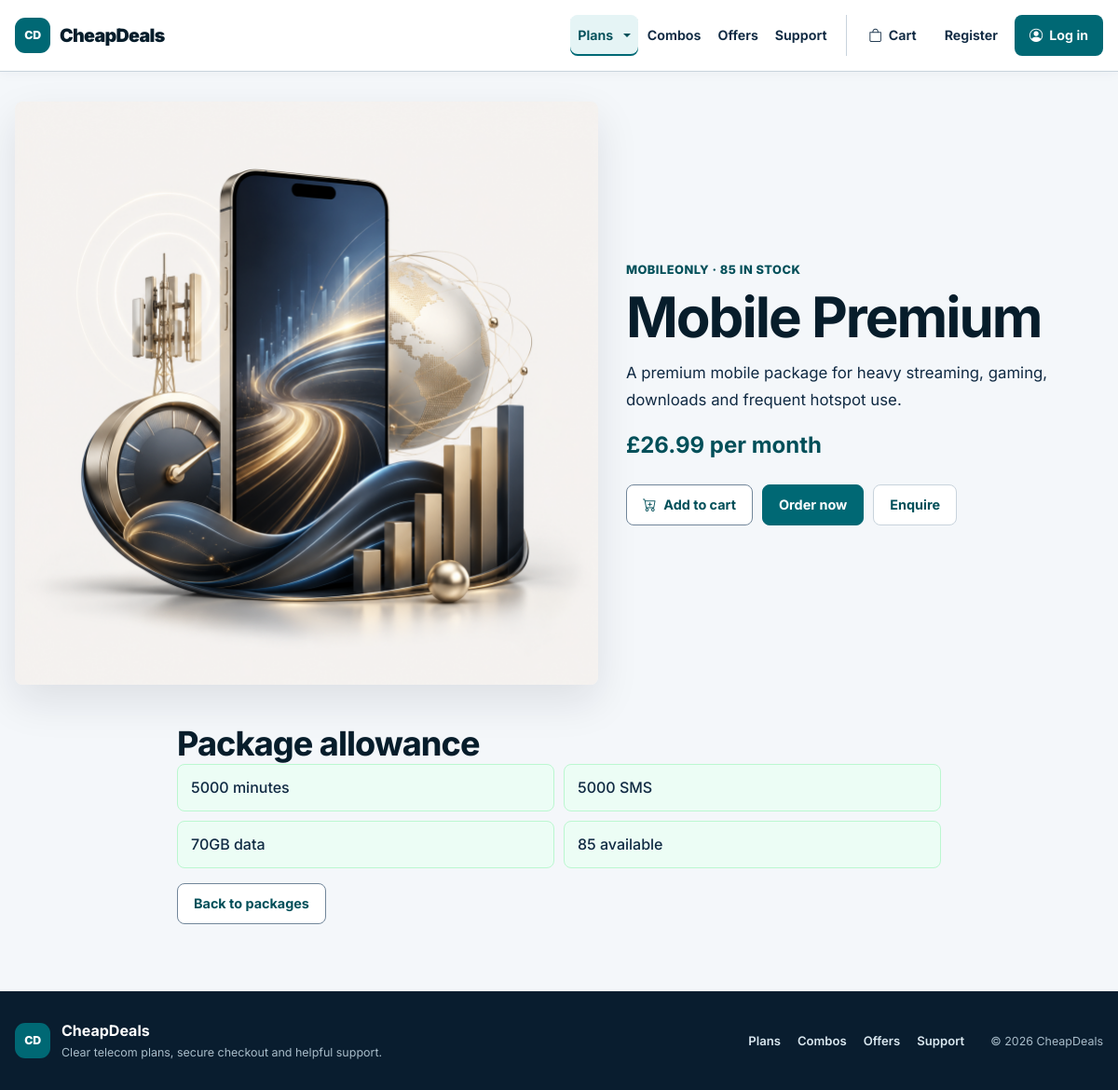
Screenshot of /COMP1807/cheapdeals/public/package?id=8 with the database file from the repository.
### tables this page shows
CREATE TABLE `packages` (
  `id` int(11) NOT NULL,
  `package_name` varchar(100) DEFAULT NULL,
  `category` enum('Mobile','Broadband','Tablet') DEFAULT NULL,
  `price` decimal(10,2) DEFAULT NULL,
  `minutes` int(11) DEFAULT NULL,
  `sms` int(11) DEFAULT NULL,
  `data_gb` int(11) DEFAULT NULL,
  `description` text DEFAULT NULL,
  `stock` int(11) DEFAULT 100,
  `image` varchar(255) DEFAULT NULL,
  `is_active` tinyint(1) NOT NULL DEFAULT 1
);

### app/core/Controller.php (called while the page is built, shortened)
<?php
class Controller
{
    public function __construct()
    {
        $this->db = new Database();
    }
    protected function view(string $view, array $data = []): void
    {
        extract($data);
        require APP_ROOT . '/views/layout/header.php';
        require APP_ROOT . '/views/layout/navbar.php';
        require APP_ROOT . '/views/' . $view . '.php';
        require APP_ROOT . '/views/layout/footer.php';
    }
    protected function input(string $key, string $default = ''): string
    {
        return trim((string) ($_POST[$key] ?? $_GET[$key] ?? $default));
    }
}

### app/core/Database.php (called while the page is built, shortened)
<?php
class Database
{
    private PDO $pdo;
    public function __construct()
    {
        $dsn = 'mysql:host=' . DB_HOST . ';dbname=' . DB_NAME . ';charset=utf8mb4';
        $this->pdo = new PDO($dsn, DB_USER, DB_PASS, [
            PDO::ATTR_ERRMODE => PDO::ERRMODE_EXCEPTION,
            PDO::ATTR_DEFAULT_FETCH_MODE => PDO::FETCH_ASSOC,
        ]);
        $this->ensureSchema();
    }
    public function fetchAll(string $sql, array $params = []): array
    {
        $stmt = $this->pdo->prepare($sql);
        $stmt->execute($params);
        return $stmt->fetchAll();
    }
    public function fetch(string $sql, array $params = []): ?array
    {
        $stmt = $this->pdo->prepare($sql);
        $stmt->execute($params);
        $row = $stmt->fetch();
        return $row ?: null;
    }
    public function execute(string $sql, array $params = []): bool
    {
        $stmt = $this->pdo->prepare($sql);
        return $stmt->execute($params);
    }
    private function ensureSchema(): void
    {
        $paymentColumns = array_column(
            $this->fetchAll('SHOW COLUMNS FROM payments'),
            'Field'
        );
    }
}

### app/core/Router.php (called while the page is built, shortened)
<?php
class Router
{
    private array $routes = [];
    public function get(string $path, array $handler): void
    {
        $this->routes['GET'][$this->normalize($path)] = $handler;
    }
    public function post(string $path, array $handler): void
    {
        $this->routes['POST'][$this->normalize($path)] = $handler;
    }
    public function dispatch(): void
    {
        $path = $this->normalize((string) parse_url($_SERVER['REQUEST_URI'], PHP_URL_PATH));
        $base = $this->normalize(BASE_PATH);
        if ($base !== '/' && str_starts_with($path, $base)) {
            $path = $this->normalize(substr($path, strlen($base)));
        }
        $method = $_SERVER['REQUEST_METHOD'] ?? 'GET';
        $handler = $this->routes[$method][$path] ?? null;
        [$controller, $action] = $handler;
        (new $controller())->$action();
    }
    private function normalize(string $path): string
    {
        $path = '/' . trim($path, '/');
        return $path === '//' ? '/' : $path;
    }
}

### public/index.php (called while the page is built, shortened)
<?php
require_once __DIR__ . '/../app/config/config.php';
require_once APP_ROOT . '/core/Database.php';
require_once APP_ROOT . '/core/Controller.php';
require_once APP_ROOT . '/core/Router.php';
$router = new Router();
$router->get('/', [PackageController::class, 'index']);
$router->get('/packages', [PackageController::class, 'index']);
$router->get('/package', [PackageController::class, 'detail']);
$router->get('/combos', [DealController::class, 'index']);
$router->get('/combo', [DealController::class, 'detail']);
$router->get('/offers', [OfferController::class, 'index']);
$router->get('/enquiry', [EnquiryController::class, 'create']);
$router->post('/enquiry', [EnquiryController::class, 'store']);
$router->get('/messages', [CustomerController::class, 'messages']);
$router->get('/checkout', [OrderController::class, 'checkout']);
$router->post('/checkout', [OrderController::class, 'store']);
$router->get('/order/success', [OrderController::class, 'success']);
$router->post('/cart/add', [CartController::class, 'add']);
$router->post('/cart/add-deal', [CartController::class, 'addDeal']);
$router->post('/cart/update', [CartController::class, 'update']);
$router->post('/cart/remove', [CartController::class, 'remove']);
$router->get('/payment', [PaymentController::class, 'payment']);
$router->post('/payment', [PaymentController::class, 'store']);
$router->get('/login', [AuthController::class, 'login']);
$router->post('/login', [AuthController::class, 'authenticate']);
$router->get(
    '/forgot-password',
    [AuthController::class, 'forgotPassword']
);
$router->post(
    '/forgot-password/verify',
    [AuthController::class, 'verifyResetAccount']
);
$router->post(
    '/forgot-password/reset',
    [AuthController::class, 'resetPassword']
);
$router->get('/register', [AuthController::class, 'register']);
$router->post('/register', [AuthController::class, 'store']);
$router->get(
    '/register/success',
    [AuthController::class, 'registrationSuccess']
);
$router->get('/logout', [AuthController::class, 'logout']);
$router->post('/logout', [AuthController::class, 'logout']);
$router->get('/account', [CustomerController::class, 'account']);
$router->get('/bill', [CustomerController::class, 'bill']);
$router->get('/subscription', [CustomerController::class, 'subscription']);
$router->post('/subscription/update', [CustomerController::class, 'updateSubscription']);
$router->get('/profile', [CustomerController::class, 'profile']);
$router->post('/profile', [CustomerController::class, 'update']);
$router->post(
    '/profile/payment',
    [CustomerController::class, 'updatePayment']
);
$router->post(
    '/profile/password',
    [CustomerController::class, 'changePassword']
);
$router->get('/crm', [CRMController::class, 'dashboard']);
$router->get('/crm/packages', [CRMController::class, 'packages']);
$router->get('/crm/orders', [CRMController::class, 'orders']);
$router->get('/crm/subscription-changes', [CRMController::class, 'subscriptionChanges']);
$router->get('/crm/customers', [CRMController::class, 'customers']);
$router->post('/crm/customers/create', [CRMController::class, 'createCustomer']);
$router->get('/crm/customer', [CRMController::class, 'customerDetail']);
$router->get('/crm/records', [CRMController::class, 'records']);
$router->get('/crm/record', [CRMController::class, 'recordDetail']);
$router->get('/crm/telephone-order', [CRMController::class, 'telephoneOrder']);
$router->post('/crm/telephone-order/verify', [CRMController::class, 'verifyTelephoneCustomer']);
$router->post('/crm/telephone-order/create-customer', [CRMController::class, 'createTelephoneCustomer']);
$router->post('/crm/telephone-order/place', [CRMController::class, 'placeTelephoneOrder']);
$router->post('/crm/telephone-order/cancel', [CRMController::class, 'cancelTelephoneOrder']);
$router->get('/crm/enquiries', [CRMController::class, 'enquiries']);
$router->get('/crm/enquiries/customer', [CRMController::class, 'customerEnquiries']);
$router->post('/crm/enquiries/reply', [CRMController::class, 'replyEnquiry']);
$router->get('/crm/package/add', [CRMController::class, 'addPackage']);
$router->get('/crm/package/edit', [CRMController::class, 'editPackage']);
$router->post('/crm/package/save', [CRMController::class, 'savePackage']);
$router->post('/crm/package/delete', [CRMController::class, 'deletePackage']);
$router->post('/crm/package/reactivate', [CRMController::class, 'reactivatePackage']);
$router->get('/crm/offers', [AdminOfferController::class, 'index']);
$router->get('/crm/offer/add', [AdminOfferController::class, 'add']);
$router->get('/crm/offer/edit', [AdminOfferController::class, 'edit']);
$router->post('/crm/offer/save', [AdminOfferController::class, 'save']);
$router->post('/crm/offer/archive', [AdminOfferController::class, 'archive']);
$router->post('/crm/offer/reactivate', [AdminOfferController::class, 'reactivate']);
$router->post(
    '/profile/payment/add',
    [CustomerController::class, 'addPaymentMethod']
);
$router->post(
    '/profile/payment/verify',
    [CustomerController::class, 'verifyPaymentMethod']
);
$router->post(
    '/profile/payment/delete',
    [CustomerController::class, 'deletePaymentMethod']
);
$router->post(
    '/profile/payment/default',
    [CustomerController::class, 'setDefaultPaymentMethod']
);
$router->dispatch();

### app/models/Package.php (called while the page is built, shortened)
<?php
class Package
{
    public function find($id, bool $includeInactive = false): ?array
    {
        return $this->db->fetch(
            'SELECT * FROM packages WHERE id = ?' . ($includeInactive ? '' : ' AND is_active = 1'),
            [$id]
        );
    }
}

### app/controllers/PackageController.php (called while the page is built, shortened)
<?php
class PackageController extends Controller
{
    public function detail(): void
    {
        $package = (new Package($this->db))
            ->find((int) $this->input('id'));
        $this->view('package/detail', [
            'title' => $package['package_name'] ?? 'Package not found',
            'package' => $package
        ]);
    }
}

### app/config/config.php (called while the page is built, shortened)
<?php
function url(string $path = ''): string
{
    $path = '/' . ltrim($path, '/');
    return (BASE_PATH ?: '') . ($path === '/' ? '/' : $path);
}
function e(?string $value): string
{
    return htmlspecialchars((string) $value, ENT_QUOTES, 'UTF-8');
}

### app/views/package/detail.php (the view, shortened to what this page needs)
<?php if (!$package): ?>
<section class="section narrow">
    <h1>Package not found</h1>
    <p>
        The selected package does not exist
        or is no longer available.
    </p>
    <a class="btn primary" href="<?= url('/packages') ?>">
        Back to packages
    </a>
</section>
<?php else: ?>
<?php
$categoryName = match ($package['category']) {
    'Mobile' => 'MobileOnly',
    'Broadband' => 'BroadbandOnly',
    'Tablet' => 'TabletOnly',
    default => $package['category']
};
?>
<section class="detail-hero">
    <img
        src="<?= e($package['image']) ?>"
        alt="<?= e($package['package_name']) ?>"
    >
    <div>
        <p class="eyebrow">
            <?= e($categoryName) ?>
            ·
            <?= (int) $package['stock'] ?> in stock
        </p>
        <h1><?= e($package['package_name']) ?></h1>
        <p><?= e($package['description']) ?></p>
        <strong class="big-price">
            £<?= number_format(
                (float) $package['price'],
                2
            ) ?>
            per month
        </strong>
        <div class="hero-actions">
            <form method="post" action="<?= url('/cart/add') ?>" data-cart-add>
                <button class="btn" type="submit">
                    <i class="bi bi-cart-plus"></i> Add to cart
                </button>
            </form>
            <a
                class="btn primary"
                href="<?= url(
                    '/payment?package_id=' . $package['id']
                ) ?>"
            >
                Order now
            </a>
            <a
                class="btn ghost"
                href="<?= url(
                    '/enquiry?package_id=' . $package['id']
                ) ?>"
            >
                Enquire
            </a>
        </div>
    </div>
</section>
<section class="section narrow">
    <h2>Package allowance</h2>
    <ul class="check-list">
        <li>
            <?= (int) $package['minutes'] ?> minutes
        </li>
        <li>
            <?= (int) $package['sms'] ?> SMS
        </li>
        <li>
            <?= (int) $package['data_gb'] ?>GB data
        </li>
        <li>
            <?= (int) $package['stock'] ?> available
        </li>
    </ul>
    <a class="btn" href="<?= url('/packages') ?>">
        Back to packages
    </a>
</section>
<?php endif; ?>

### public/css/clean-system.css (style rules this page uses)
:root { --cd-ink: #102a43; --cd-ink-strong: #071d2b; --cd-muted: #526372; --cd-subtle: #667788; --cd-border: #c8d3dc; --cd-border-strong: #71869a; --cd-canvas: #f4f7fa; --cd-surface: #ffffff; --cd-surface-soft: #edf5f6; --cd-primary: #006874; --cd-primary-hover: #004f59; --cd-primary-soft: #e5f4f5; --cd-accent: #f4bf3a; --cd-success: #087a55; --cd-success-soft: #e9f8f1; --cd-warning: #8f6100; --cd-warning-soft: #fff7dc; --cd-danger: #b42318; --cd-danger-hover: #8f1b13; --cd-danger-soft: #fff0ee; --cd-info: #175cd3; --cd-info-soft: #eef4ff; --cd-radius-sm: 8px; --cd-radius: 12px; --cd-radius-lg: 18px; --cd-shadow-sm: 0 4px 14px rgba(16, 42, 67, .06); --cd-shadow: 0 16px 40px rgba(16, 42, 67, .09); --cd-focus: 0 0 0 3px rgba(0, 104, 116, .24); --cd-content: 1180px; --cd-measure: 68ch; --ink: var(--cd-ink); --muted: var(--cd-muted); --line: var(--cd-border); --paper: var(--cd-surface); --soft: var(--cd-canvas); --brand: var(--cd-primary); --brand-dark: var(--cd-primary-hover); --primary: var(--cd-primary); --primary-dark: var(--cd-primary-hover); --danger: var(--cd-danger); }
html { color-scheme: light; scroll-padding-top: 92px; }
body { min-width: 320px; color: var(--cd-ink); background: var(--cd-canvas); font-family: "Inter", system-ui, -apple-system, BlinkMacSystemFont, "Segoe UI", sans-serif; font-size: 1rem; line-height: 1.55; text-rendering: optimizeLegibility; }
body, button, input, select, textarea { font-family: inherit; }
img { max-width: 100%; }
h1, h2, h3, h4 { color: var(--cd-ink-strong); font-weight: 750; letter-spacing: -.025em; }
p { text-wrap: pretty; }
a { color: var(--cd-primary-hover); text-underline-offset: .2em; }
:where(a, button, input, select, textarea, summary, [tabindex]):focus-visible { outline: 3px solid rgba(0, 104, 116, .55); outline-offset: 3px; box-shadow: none; }
.eyebrow { margin-bottom: 8px; color: var(--cd-primary-hover); font-size: .8rem; font-weight: 800; letter-spacing: .09em; text-transform: uppercase; }
.btn, button.btn, a.btn, .premium-pay-button { display: inline-flex; min-height: 44px; gap: 8px; align-items: center; justify-content: center; padding: 9px 17px; color: var(--cd-primary-hover); background: #fff; border: 1px solid var(--cd-border-strong); border-radius: var(--cd-radius-sm); box-shadow: none; font-size: .9rem; font-weight: 700; line-height: 1.25; text-decoration: none; transition: color .16s ease, background-color .16s ease, border-color .16s ease, transform .16s ease; }
.btn.primary, .btn.btn-primary, .premium-pay-button { color: #fff; background: var(--cd-primary); border-color: var(--cd-primary); }
.btn.ghost, .btn.outline, .btn.btn-outline-primary, .btn.btn-outline-secondary { color: var(--cd-primary-hover); background: transparent; border-color: var(--cd-border-strong); }
.hero, .detail-hero, .section, .form-layout, .trust-strip, .admin-hero, .messages-page, .receipt-page, .package-editor-page, .telephone-order-page, .combo-hero { width: min(100% - 32px, var(--cd-content)); margin-right: auto; margin-left: auto; }
.section, .admin-section { margin-top: 42px; margin-bottom: 54px; }
.page-actions, .crm-heading-actions, .crm-quick-actions, .crm-table-actions, .hero-actions, .combo-actions { display: flex; flex-wrap: wrap; gap: 10px; align-items: center; }

### rows the page displays
packages: image (picture), category "MOBILEONLY", stock "85", package_name "Mobile Premium", description "A premium mobile package for heavy streaming, gaming, downloads and frequent hotspot use.", price "26.99", minutes "5000", sms "5000", data_gb "70"
